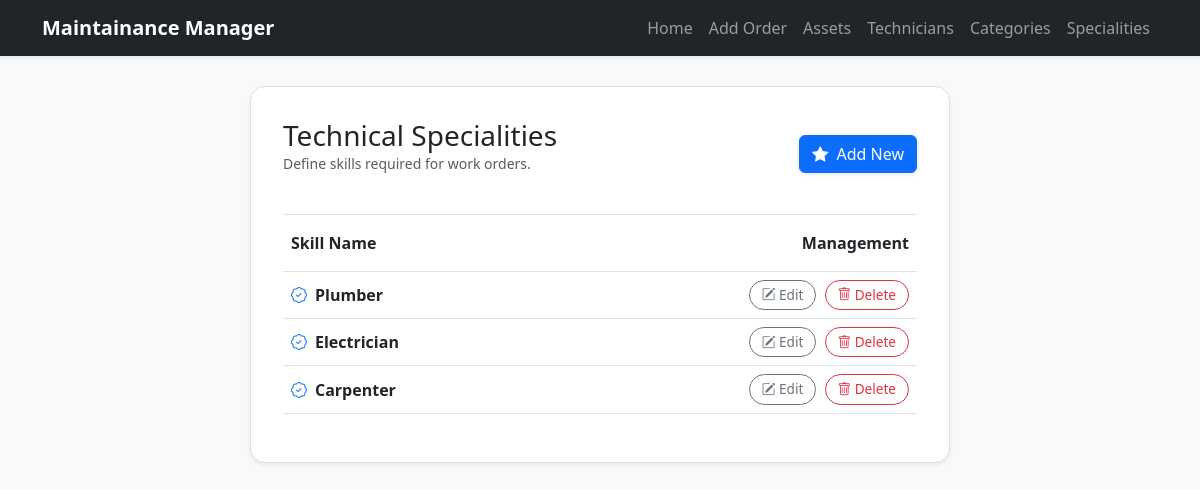
The app's page /specialities/ with its own data.
### maintain/models.py (models this page shows, shortened)
class Speciality(models.Model):
    name = models.CharField(max_length=100)

### maintain/views.py (the view)
# urls.py: path('specialities/', speciality_list, name='speciality_list'),
def speciality_list(request):
    specialities = Speciality.objects.all()
    return render(request, 'speciality_list.html', {'specialities': specialities})

### maintain/templates/speciality_list.html (shortened to what this page needs)
<!DOCTYPE html>
<html lang="en">
<head>
    <link href="https://cdn.jsdelivr.net/npm/bootstrap@5.3.0/dist/css/bootstrap.min.css" rel="stylesheet">
    <link rel="stylesheet" href="https://cdn.jsdelivr.net/npm/bootstrap-icons@1.10.0/font/bootstrap-icons.css">
</head>
<body>
<nav class="navbar navbar-expand-lg navbar-dark bg-dark shadow-sm">
    <div class="container">
        <a class="navbar-brand fw-bold" href="{% url 'order' %}">Maintainance Manager</a>
        <div class="collapse navbar-collapse" id="navbarNav">
            <ul class="navbar-nav ms-auto">
                <li class="nav-item"><a class="nav-link" href="{% url 'order' %}">Home</a></li>
                <li class="nav-item"><a class="nav-link" href="{% url 'add_order' %}">Add Order</a></li>
                <li class="nav-item"><a class="nav-link" href="{% url 'asset_list' %}">Assets</a></li>
                <li class="nav-item"><a class="nav-link" href="{% url 'technician_list' %}">Technicians</a></li>
                <li class="nav-item"><a class="nav-link" href="{% url 'category_list' %}">Categories</a></li>
                <li class="nav-item"><a class="nav-link" href="{% url 'speciality_list' %}">Specialities</a></li>
            </ul>
        </div>
    </div>
</nav>
<div class="container">
    <div class="spec-container shadow-sm border">
        <div class="row align-items-center mb-4">
            <div class="col">
                <h2 class="h3 mb-0">Technical Specialities</h2>
                <p class="text-muted small">Define skills required for work orders.</p>
            </div>
            <div class="col-auto">
                <a href="{% url 'add_speciality' %}" class="btn btn-primary shadow-sm">
                    <i class="bi bi-star-fill me-1"></i> Add New
                </a>
            </div>
        </div>
        <div class="table-responsive">
            <table class="table table-hover border-top">
                <thead>
                    <tr>
                        <th class="py-3">Skill Name</th>
                        <th class="py-3 text-end">Management</th>
                    </tr>
                </thead>
                <tbody>
                    {% for s in specialities %}
                    <tr>
                        <td class="align-middle fw-semibold">
                            <span class="text-dark"><i class="bi bi-patch-check text-primary me-2"></i>{{ s.name }}</span>
                        </td>
                        <td class="text-end">
                            <a href="{% url 'edit_speciality' s.name %}" class="btn btn-action btn-outline-secondary me-1">
                                <i class="bi bi-pencil-square"></i> Edit
                            </a>
                            <a href="{% url 'delete_speciality' s.name %}"
                               class="btn btn-action btn-outline-danger"
                               onclick="return confirm('Are you sure you want to delete this speciality?')">
                                <i class="bi bi-trash"></i> Delete
                            </a>
                        </td>
                    </tr>
                    {% endfor %}
                </tbody>
            </table>
        </div>
    </div>
</div>
</body>
</html>

### maintain/templates/speciality_list.html (style rules this page uses)
body { background-color: #f8f9fa; }
.navbar { margin-bottom: 30px; }
.spec-container { max-width: 700px; margin: 0 auto; background: white; padding: 2rem; border-radius: 15px; }
.table thead { background-color: #fcfcfc; }
.btn-action { font-size: 0.85rem; padding: 0.25rem 0.75rem; border-radius: 20px; }

### records on screen
Speciality: name "Plumber"
Speciality: name "Electrician"
Speciality: name "Carpenter"
